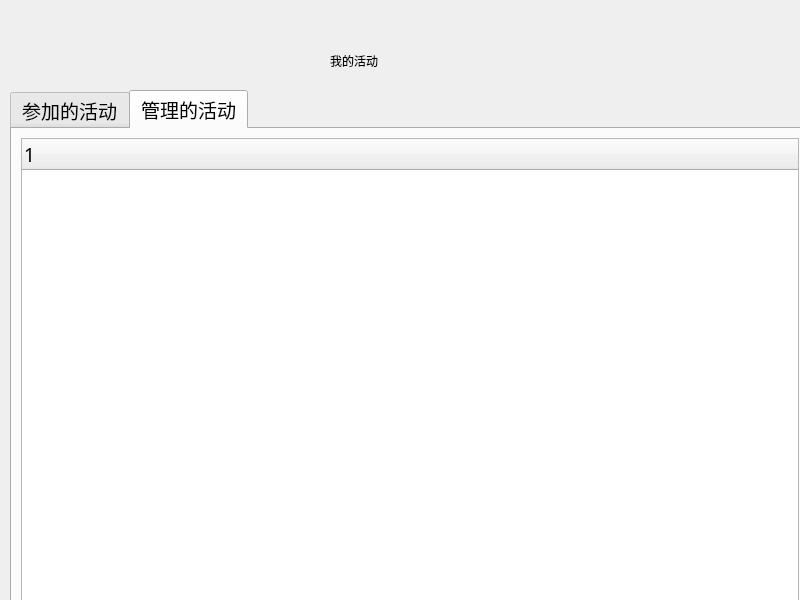
<?xml version="1.0" encoding="UTF-8"?>
<ui version="4.0">
 <class>MyActivity</class>
 <widget class="QDialog" name="MyActivity">
  <property name="geometry">
   <rect>
    <x>0</x>
    <y>0</y>
    <width>800</width>
    <height>600</height>
   </rect>
  </property>
  <property name="windowTitle">
   <string>Dialog</string>
  </property>
  <widget class="QLabel" name="label_9">
   <property name="geometry">
    <rect>
     <x>330</x>
     <y>40</y>
     <width>241</width>
     <height>41</height>
    </rect>
   </property>
   <property name="styleSheet">
    <string notr="true">
color: rgb(0, 0, 0);
font: 26pt &quot;Adobe 仿宋 Std R&quot;;</string>
   </property>
   <property name="text">
    <string>我的活动</string>
   </property>
  </widget>
  <widget class="QTabWidget" name="tab">
   <property name="geometry">
    <rect>
     <x>10</x>
     <y>90</y>
     <width>800</width>
     <height>600</height>
    </rect>
   </property>
   <property name="font">
    <font>
     <family>微软雅黑</family>
     <pointsize>14</pointsize>
    </font>
   </property>
   <property name="styleSheet">
    <string notr="true">font: 14pt &quot;微软雅黑&quot;;</string>
   </property>
   <property name="currentIndex">
    <number>1</number>
   </property>
   <property name="iconSize">
    <size>
     <width>16</width>
     <height>15</height>
    </size>
   </property>
   <widget class="QWidget" name="tab_4">
    <attribute name="title">
     <string>参加的活动</string>
    </attribute>
    <layout class="QVBoxLayout" name="verticalLayout_3">
     <item>
      <widget class="QTreeWidget" name="my_activity_tab">
       <column>
        <property name="text">
         <string notr="true">1</string>
        </property>
       </column>
      </widget>
     </item>
    </layout>
   </widget>
   <widget class="QWidget" name="tab_5">
    <attribute name="title">
     <string>管理的活动</string>
    </attribute>
    <layout class="QVBoxLayout" name="verticalLayout_4">
     <item>
      <widget class="QTreeWidget" name="manager_activity_tab">
       <column>
        <property name="text">
         <string notr="true">1</string>
        </property>
       </column>
      </widget>
     </item>
    </layout>
   </widget>
  </widget>
  <widget class="QWidget" name="widget_title" native="true">
   <property name="geometry">
    <rect>
     <x>0</x>
     <y>0</y>
     <width>800</width>
     <height>28</height>
    </rect>
   </property>
   <property name="sizePolicy">
    <sizepolicy hsizetype="Preferred" vsizetype="Fixed">
     <horstretch>0</horstretch>
     <verstretch>0</verstretch>
    </sizepolicy>
   </property>
   <property name="minimumSize">
    <size>
     <width>100</width>
     <height>28</height>
    </size>
   </property>
   <layout class="QHBoxLayout" name="horizontalLayout_5">
    <property name="spacing">
     <number>0</number>
    </property>
    <property name="leftMargin">
     <number>0</number>
    </property>
    <property name="topMargin">
     <number>0</number>
    </property>
    <property name="rightMargin">
     <number>0</number>
    </property>
    <property name="bottomMargin">
     <number>0</number>
    </property>
    <item>
     <widget class="QWidget" name="widget_menu" native="true">
      <property name="sizePolicy">
       <sizepolicy hsizetype="Minimum" vsizetype="Preferred">
        <horstretch>0</horstretch>
        <verstretch>0</verstretch>
       </sizepolicy>
      </property>
      <layout class="QHBoxLayout" name="horizontalLayout_6">
       <property name="spacing">
        <number>0</number>
       </property>
       <property name="leftMargin">
        <number>0</number>
       </property>
       <property name="topMargin">
        <number>0</number>
       </property>
       <property name="rightMargin">
        <number>0</number>
       </property>
       <property name="bottomMargin">
        <number>0</number>
       </property>
       <item>
        <widget class="QLabel" name="lab_Title">
         <property name="sizePolicy">
          <sizepolicy hsizetype="Expanding" vsizetype="Preferred">
           <horstretch>0</horstretch>
           <verstretch>0</verstretch>
          </sizepolicy>
         </property>
         <property name="styleSheet">
          <string notr="true">font: 75 14pt &quot;Aharoni&quot;;
font: 75 9pt &quot;微软雅黑&quot;;</string>
         </property>
         <property name="text">
          <string/>
         </property>
         <property name="alignment">
          <set>Qt::AlignLeading|Qt::AlignLeft|Qt::AlignVCenter</set>
         </property>
        </widget>
       </item>
       <item>
        <widget class="QPushButton" name="btnMenu_Min">
         <property name="sizePolicy">
          <sizepolicy hsizetype="Minimum" vsizetype="Expanding">
           <horstretch>0</horstretch>
           <verstretch>0</verstretch>
          </sizepolicy>
         </property>
         <property name="minimumSize">
          <size>
           <width>40</width>
           <height>0</height>
          </size>
         </property>
         <property name="cursor">
          <cursorShape>ArrowCursor</cursorShape>
         </property>
         <property name="focusPolicy">
          <enum>Qt::NoFocus</enum>
         </property>
         <property name="toolTip">
          <string>最小化</string>
         </property>
         <property name="text">
          <string/>
         </property>
         <property name="flat">
          <bool>true</bool>
         </property>
        </widget>
       </item>
       <item>
        <widget class="QPushButton" name="btnMenu_Close">
         <property name="sizePolicy">
          <sizepolicy hsizetype="Minimum" vsizetype="Expanding">
           <horstretch>0</horstretch>
           <verstretch>0</verstretch>
          </sizepolicy>
         </property>
         <property name="minimumSize">
          <size>
           <width>40</width>
           <height>0</height>
          </size>
         </property>
         <property name="cursor">
          <cursorShape>ArrowCursor</cursorShape>
         </property>
         <property name="focusPolicy">
          <enum>Qt::NoFocus</enum>
         </property>
         <property name="toolTip">
          <string>关闭</string>
         </property>
         <property name="text">
          <string/>
         </property>
         <property name="flat">
          <bool>true</bool>
         </property>
        </widget>
       </item>
      </layout>
     </widget>
    </item>
   </layout>
  </widget>
 </widget>
 <resources/>
 <connections/>
</ui>
